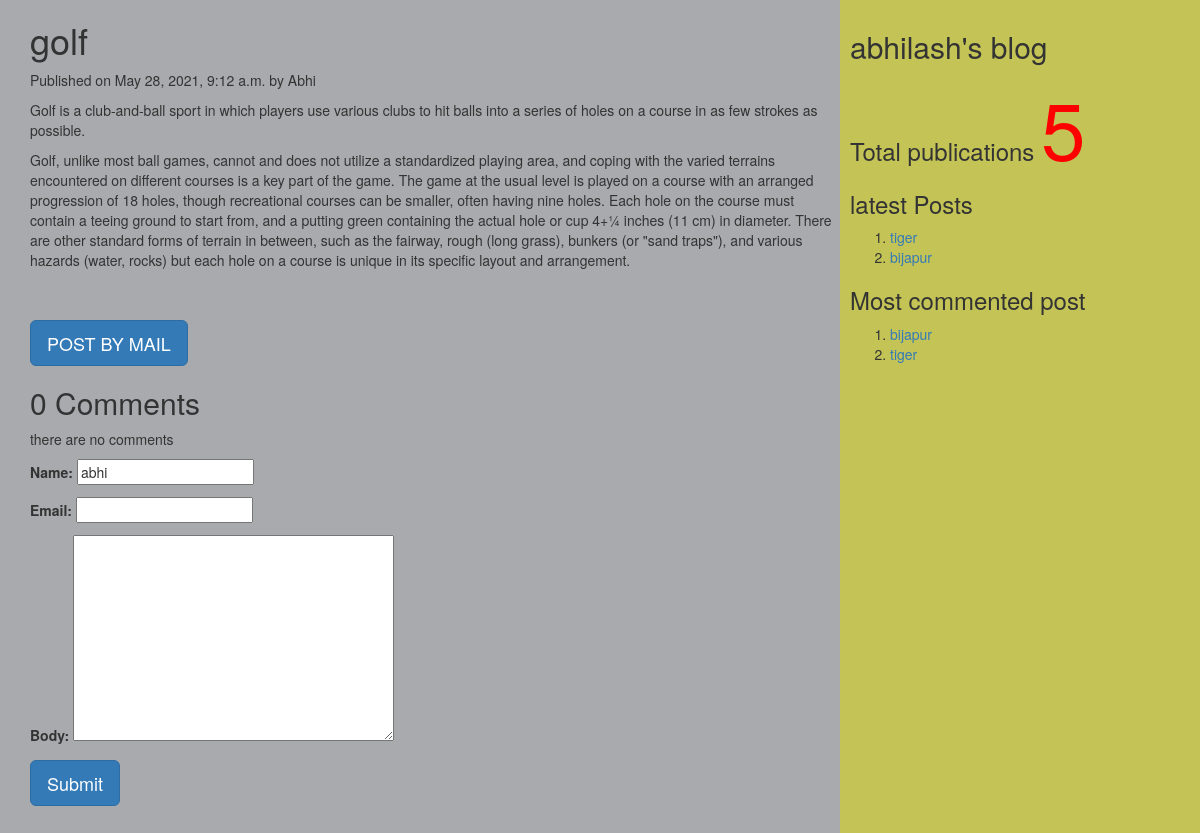
The page /2021/05/28/golf/ on the database its author committed.
### myApp/models.py (models this page shows, shortened)
class Post(models.Model):
    tags=TaggableManager()
    STATUS_CHOICES=(('draft','Draft'),('published','Published'))
    title=models.CharField(max_length=256)
    slug=models.SlugField(max_length=264,unique_for_date='publish')
    author=models.ForeignKey(User,related_name='blog_posts',on_delete=models.CASCADE)
    body=models.TextField()
    publish=models.DateTimeField(default=timezone.now)
    created=models.DateTimeField(auto_now_add=True)
    updated=models.DateTimeField(auto_now=True)
    status=models.CharField(max_length=10,choices=STATUS_CHOICES,default='draft')
    objects=CustomManager()
    class Meta:
        ordering=('-publish',)
    def get_absolute_url(self):
        return reverse('post_details',args=[self.publish.year,self.publish.strftime('%m'),self.publish.strftime('%d'),self.slug])

### myApp/views.py (the view, shortened to what this page needs)
# urls.py: url(r'(?P<year>\d{4})/(?P<month>\d{2})/(?P<day>\d{2})/(?P<post>[-\w]+)/$',views.post_details_view,name='post_details'),
def post_details_view(request,year,month,day,post):
    post=get_object_or_404(Post,slug=post,publish__year=year,publish__month=month,publish__day=day)
    comments=post.comments.filter(active=True)
    csubmit=False
    form=CommentForm()
    d={'post':post,'form':form,'csubmit':csubmit,'comments':comments}
    return render(request,'myApp/post_details.html',d)

### myApp/forms.py
class CommentForm(forms.ModelForm):
    class Meta:
        model=Comment
        fields=('name','email','body')

### myApp/models.py (called while the page is built)
    def get_queryset(self):
        return super().get_queryset().filter(status='published')

### myApp/templatetags/mytags.py (called while the page is built)
@register.simple_tag
def total_posts():
    return Post.objects.count()

@register.inclusion_tag('myApp/latest_post.html')
def show_latest_posts(count=3):
    latest_posts=Post.objects.order_by('-publish')[:count]
    return {'latest_posts':latest_posts}

@register.simple_tag
def get_most_commented_posts(count=2):
    return Post.objects.annotate(total_comments=Count('comments')).order_by('-total_comments')[:count]

### templates/myApp/post_details.html (shortened to what this page needs)
<html>
    {%extends 'myApp/parent.html'%}
        {%block content_block%}
        <h1>{{post.title}}</h1>
        <p>Published on {{post.publish}} by {{post.author|title}}</p>
        {{post.body|linebreaks}}<br><br>
        <a href="/{{post.id}}/share" class='btn btn-lg btn-primary'>POST BY MAIL</a>
        {%with comments.count as comments_count%}
        <h2>{{comments_count}} Comment{{comments_count|pluralize}}</h2>
        {%endwith%}
        {%if comments%}
          {%for c in comments%}
          <p>Comment {{forloop_counter}} by {{c.name}}</p>
          <div>{{c.body|linebreaks}}</div>
          <hr>
          {%endfor%}
        {%else%}
           <p>there are no comments</p>
           {%endif%}
            {%if csubmit%}
            <h2>Thank you..your comment has been added successfully!!</h2>
            {%else%}
            <form method="post">
                {{form.as_p}}
                <input type="submit" class='btn btn-lg btn-primary' value="Submit">
              </form>
            {%endif%}
        {%endblock%}

### templates/myApp/parent.html (shortened to what this page needs)
{%load mytags%}
<html>
     <head>
       <link rel="stylesheet" href="https://maxcdn.bootstrapcdn.com/bootstrap/3.3.7/css/bootstrap.min.css">
     </head>
     <body>
       <div class="content" style="width:70%;float:left;background-color:#a8aaad;height:300%;padding:0 0 0 30px">
         {%block content_block%}
         {%endblock%}
       </div>
       <div class="sidebar" style="width:30%;float:right;background-color:#c4c456;height:300%;padding:10px">
                <h2> abhilash's blog</h2>
                <h3> Total publications
                <span style="color:red;font-size:80px">
                  {%total_posts%}</span>
                  <h3>latest Posts</h3>
                  {%show_latest_posts 2%}
                  <h3>Most commented post</h3>
                    {%get_most_commented_posts as m%}
                    <ol>
                      {%for post in m%}
                      <li><a href="{{post.get_absolute_url}}">{{post.title}}</a></li>
                      {%endfor%}
                    </ol>
              </h3>
       </div>
    </body>
    </html>

### templates/myApp/latest_post.html
<html>
<body>
  <ol>
  {% for post in latest_posts%}
  <li><a href="{{post.get_absolute_url}}">{{post.title}}</a></li>
  {%endfor%}
</ol>
  </body>
  </html>

### rows shown on the page
Post: title "golf", publish "May 28, 2021, 9:12 a.m.", author "Abhi", body "Golf is a club-and-ball sport in which players use various clubs to hit balls into a series of holes on a course in as few strokes as possible. Golf, unlike most ball games, cannot and does not utilize a standardized playing area, and coping with the varied terrains encountered on different courses is a key part of the game. The game at the usual level is played on a course with an arranged progression of 18 holes, though recreational courses can be smaller, often having nine holes. Each hole on the course must contain a teeing ground to start from, and a putting green containing the actual hole or cup 4+1⁄4 inches (11 cm) in diameter. There are other standard forms of terrain in between,…"
Post: title "tiger"
Post: title "bijapur"

### other values the page prints
{{ comments_count }} "0"
